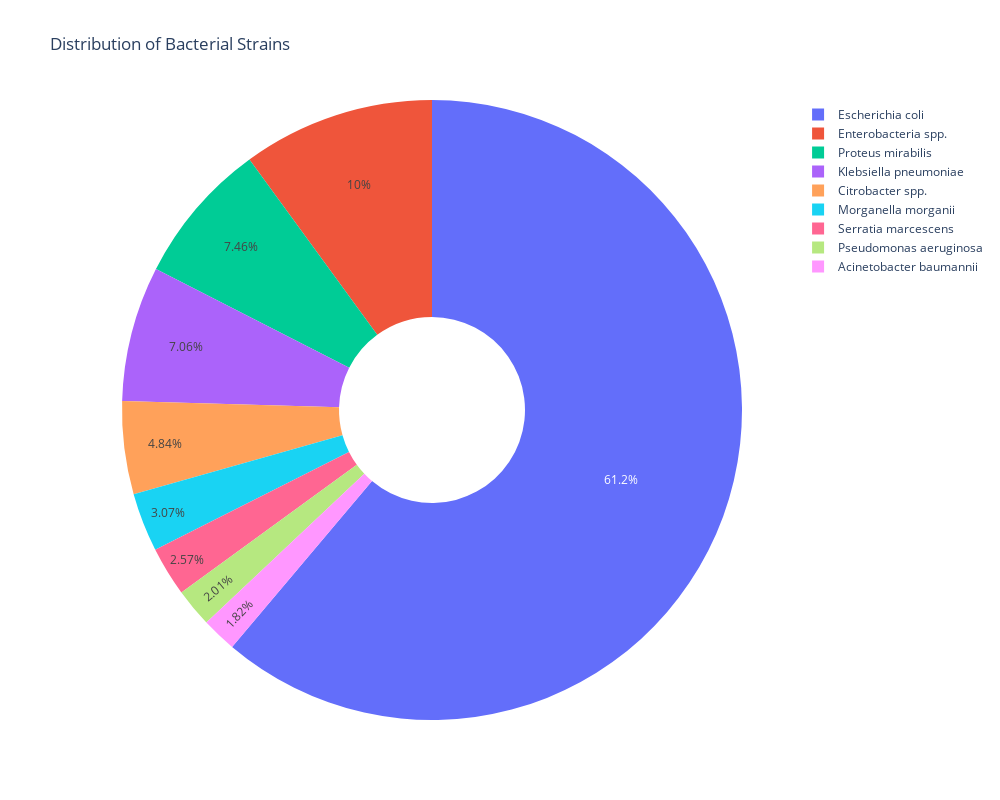

The notebook cell saved with this chart:
### Code cell
fig = px.pie(
    nbr_of_strains,
    names='strain',    # labels
    values='count',    # sizes
    title='Distribution of Bacterial Strains',
    hole=0.3           # donut chart
)
fig.update_layout(width=1000, height=800)
fig.show()

### Figure 1 — Plotly figure (JSON) as saved in the notebook; plotly's stock layout.template omitted (floating-point values rounded to 4 significant figures)
{"data": [{"domain": {"x": [0, 1], "y": [0, 1]}, "hole": 0.3, "hovertemplate": "strain=%{label}<br>count=%{value}<extra></extra>", "labels": ["Escherichia coli", "Enterobacteria spp.", "Proteus mirabilis", "Klebsiella pneumoniae", "Citrobacter spp.", "Morganella morganii", "Serratia marcescens", "Pseudomonas aeruginosa", "Acinetobacter baumannii"], "legendgroup": "", "name": "", "showlegend": true, "type": "pie", "values": [6083, 997, 742, 702, 481, 305, 256, 200, 181]}], "layout": {"height": 800, "legend": {"tracegroupgap": 0}, "title": {"text": "Distribution of Bacterial Strains"}, "width": 1000}}
